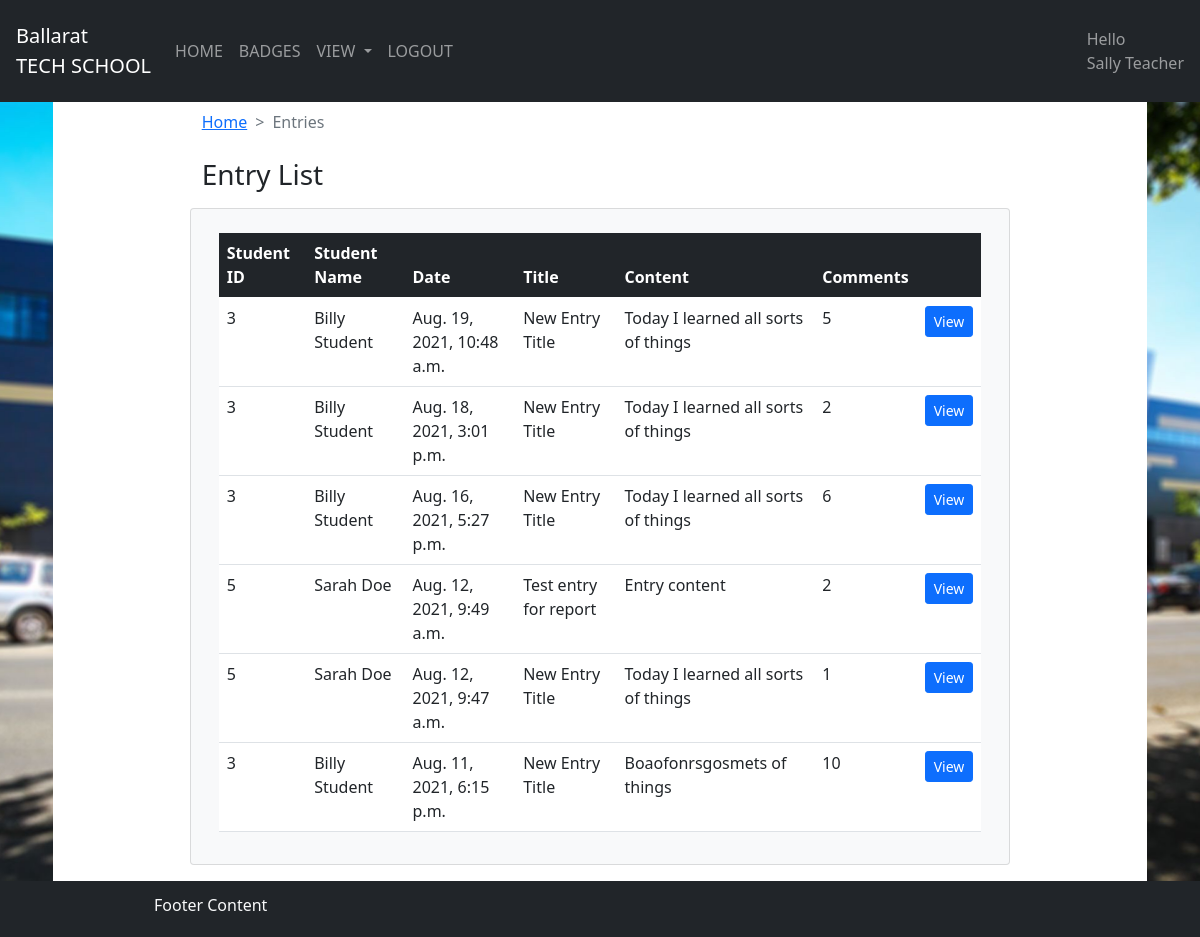
The page /teacher/entry/ (signed in) on the database its author committed.
### entry/models.py (models this page shows)
class Entry(models.Model):
	entry_id = models.BigAutoField(primary_key=True)
	entry_title = models.TextField(max_length=100) # the title of the entry with a text limit of 100
	entry_content = models.TextField(max_length=500) # the actual content of the entry field with a text limit of 500
	entry_date = models.DateTimeField(auto_now=True) # the time that the entry was created
	report_id = models.ForeignKey(Report, on_delete=models.CASCADE)
	def get_absolute_url(self):
		return f"entry/{self.entry_id}"

### report/models.py (models this page shows)
class Report(models.Model):
	report_id = models.BigAutoField(primary_key=True)
	report_title = models.TextField(max_length=100)
	student_id = models.ForeignKey(User, on_delete=models.CASCADE)
	report_active = models.BooleanField(default=False)
	report_additional_comment = models.TextField(max_length=1000, null=True, blank=True)
	report_start_date = models.DateField()
	report_end_date = models.DateField()

### login/decorators.py (the view, shortened to what this page needs)
		def wrapper_func(request, *args, **kwargs):
			return view_func(request, *args, **kwargs)

### entry/views.py (called while the page is built)
@login_required(login_url='/')
@allowed_users(allowed_roles=['staff'])
@active_report()
def teacher_entry_list_view(request, *args, **kwargs):
	student_entries = Entry.objects.annotate(num_comments=models.Count('comment')).order_by('-entry_date')
	content = {
			'entry_list': student_entries
	}
	return render(request, 'teacher_entry_list.html', content)

### templates/teacher_entry_list.html
{% extends 'teacher_base.html' %}
{% block content %}
<div class="bg-white text-dark">
	<div class='d-flex justify-content-center'>
		<div class="w-75 mb-2 mt-2 text-dark ">
			<div class='container'>
					<nav style="--bs-breadcrumb-divider: '>';" aria-label="breadcrumb">
					<ol class="breadcrumb">
						<li class="breadcrumb-item"><a href="/teacher">Home</a></li>
			    		<li class="breadcrumb-item active" aria-current="page">Entries</li>
					</ol>
				</nav>
			</div>
			<div class='mt-4'>
				<div class='container'>
					<h3>Entry List</h3>
				</div>
			</div>
		</div>
	</div>
	<div class='d-flex justify-content-center'>
		<div class="p-3 mb-3 w-75 card bg-light text-dark ">
			<div class='container'>
				<div class="pt-2 row justify-content-md-center">
					<div class="table-responsive">
						<table class="table table-hover bg-white">
							<thead class="table-dark">
								<tr>
									<th>Student ID</th>
									<th>Student Name</th>
									<th>Date</th>
									<th>Title</th>
									<th>Content</th>
									<th>Comments</th>
									<th></th>
								</tr>
							</thead>
							{% for entry in entry_list|slice:":6" %}
								<tr>
									<td>{{ entry.report_id.student_id.id}}</td>
									<td>{{ entry.report_id.student_id.first_name }} {{ entry.report_id.student_id.last_name }}</td>
									<td>{{ entry.entry_date }}</td>
									<td>{{ entry.entry_title }}</td>
									<td>{{ entry.entry_content}}</td>
									<td>{{ entry.num_comments }}</td>
									<td>
										<form action="/teacher/{{ entry.get_absolute_url }}">
											<button type="submit" class="btn btn-primary btn-sm">View</button>
										</form>
									</td>
								</tr>
							{% endfor %}
						</table>
					</div>
				</div>
			</div>
		</div>
	</div>
</div>
{% endblock %}

### templates/teacher_header.html (shortened to what this page needs)
{% load static %}
<body>
<nav class="navbar navbar-expand-lg navbar-dark bg-dark p-3">
  <a class="navbar-brand" href="/teacher">Ballarat </br> TECH SCHOOL</a>
  <div class="collapse navbar-collapse" id="navbarSupportedContent">
    <ul class="navbar-nav">
      <li class="nav-item">
          <a class="nav-link" href="/teacher">HOME</a>
      </li>
      <li class="nav-item">
          <a class="nav-link" href="/teacher/badge">BADGES</a>
      </li>
      <li class="nav-item dropdown">
          <a class="nav-link dropdown-toggle" href="#" id="navbarDropdown" role="button" data-toggle="dropdown" aria-haspopup="true" aria-expanded="false">
            VIEW
          </a>
      </li>
      <li class="nav-item">
          <a class="nav-link" href="/logout/">LOGOUT</a>
      </li>
    </ul>
  </div>
  <div class='d-flex justify-content-end'>
        <span class="navbar-text">
          Hello</br> {{ request.user.first_name }} {{ request.user.last_name }}
        </span>
    </div>
</nav>

### rows shown on the page
Entry: report_id.student_id.id "3", report_id.student_id.first_name "Billy", report_id.student_id.last_name "Student", entry_date "Aug. 19, 2021, 10:48 a.m.", entry_title "New Entry Title", entry_content "Today I learned all sorts of things", num_comments "5"
Entry: report_id.student_id.id "3", report_id.student_id.first_name "Billy", report_id.student_id.last_name "Student", entry_date "Aug. 18, 2021, 3:01 p.m.", entry_title "New Entry Title", entry_content "Today I learned all sorts of things", num_comments "2"
Entry: report_id.student_id.id "3", report_id.student_id.first_name "Billy", report_id.student_id.last_name "Student", entry_date "Aug. 16, 2021, 5:27 p.m.", entry_title "New Entry Title", entry_content "Today I learned all sorts of things", num_comments "6"
Entry: report_id.student_id.id "5", report_id.student_id.first_name "Sarah", report_id.student_id.last_name "Doe", entry_date "Aug. 12, 2021, 9:49 a.m.", entry_title "Test entry for report", entry_content "Entry content", num_comments "2"
Entry: report_id.student_id.id "5", report_id.student_id.first_name "Sarah", report_id.student_id.last_name "Doe", entry_date "Aug. 12, 2021, 9:47 a.m.", entry_title "New Entry Title", entry_content "Today I learned all sorts of things", num_comments "1"
Entry: report_id.student_id.id "3", report_id.student_id.first_name "Billy", report_id.student_id.last_name "Student", entry_date "Aug. 11, 2021, 6:15 p.m.", entry_title "New Entry Title", entry_content "Boaofonrsgosmets of things", num_comments "10"

### other values the page prints
{{ request.user.first_name }} "Sally"
{{ request.user.last_name }} "Teacher"
